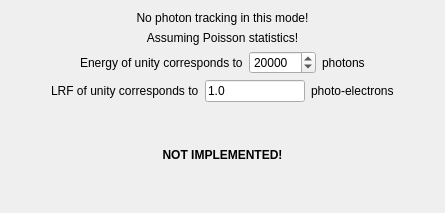
          <widget class="QWidget" name="pageFromLRFs">
           <layout class="QVBoxLayout" name="verticalLayout_24">
            <item>
             <widget class="QLabel" name="label_228">
              <property name="text">
               <string>No photon tracking in this mode!</string>
              </property>
              <property name="alignment">
               <set>Qt::AlignCenter</set>
              </property>
             </widget>
            </item>
            <item>
             <widget class="QLabel" name="label_233">
              <property name="text">
               <string>Assuming Poisson statistics!</string>
              </property>
              <property name="alignment">
               <set>Qt::AlignCenter</set>
              </property>
             </widget>
            </item>
            <item>
             <layout class="QHBoxLayout" name="horizontalLayout_2">
              <item>
               <spacer name="horizontalSpacer_46">
                <property name="orientation">
                 <enum>Qt::Horizontal</enum>
                </property>
                <property name="sizeHint" stdset="0">
                 <size>
                  <width>40</width>
                  <height>20</height>
                 </size>
                </property>
               </spacer>
              </item>
              <item>
               <widget class="QLabel" name="label_206">
                <property name="font">
                 <font>
                  <bold>false</bold>
                 </font>
                </property>
                <property name="text">
                 <string>Energy of unity corresponds to</string>
                </property>
               </widget>
              </item>
              <item>
               <widget class="QSpinBox" name="sbPhotonsForUnitaryLRF">
                <property name="minimum">
                 <number>1</number>
                </property>
                <property name="maximum">
                 <number>10000000</number>
                </property>
                <property name="value">
                 <number>20000</number>
                </property>
               </widget>
              </item>
              <item>
               <widget class="QLabel" name="label_207">
                <property name="font">
                 <font>
                  <bold>false</bold>
                 </font>
                </property>
                <property name="text">
                 <string>photons</string>
                </property>
               </widget>
              </item>
              <item>
               <spacer name="horizontalSpacer_45">
                <property name="orientation">
                 <enum>Qt::Horizontal</enum>
                </property>
                <property name="sizeHint" stdset="0">
                 <size>
                  <width>40</width>
                  <height>20</height>
                 </size>
                </property>
               </spacer>
              </item>
             </layout>
            </item>
            <item>
             <layout class="QHBoxLayout" name="horizontalLayout_3">
              <item>
               <spacer name="horizontalSpacer_47">
                <property name="orientation">
                 <enum>Qt::Horizontal</enum>
                </property>
                <property name="sizeHint" stdset="0">
                 <size>
                  <width>40</width>
                  <height>20</height>
                 </size>
                </property>
               </spacer>
              </item>
              <item>
               <widget class="QLabel" name="label_43">
                <property name="text">
                 <string>LRF of unity corresponds to</string>
                </property>
               </widget>
              </item>
              <item>
               <widget class="QLineEdit" name="ledNumElPerUnitaryLRF">
                <property name="minimumSize">
                 <size>
                  <width>50</width>
                  <height>0</height>
                 </size>
                </property>
                <property name="maximumSize">
                 <size>
                  <width>100</width>
                  <height>16777215</height>
                 </size>
                </property>
                <property name="text">
                 <string>1.0</string>
                </property>
               </widget>
              </item>
              <item>
               <widget class="QLabel" name="label_44">
                <property name="text">
                 <string>photo-electrons</string>
                </property>
               </widget>
              </item>
              <item>
               <spacer name="horizontalSpacer_44">
                <property name="orientation">
                 <enum>Qt::Horizontal</enum>
                </property>
                <property name="sizeHint" stdset="0">
                 <size>
                  <width>40</width>
                  <height>20</height>
                 </size>
                </property>
               </spacer>
              </item>
             </layout>
            </item>
            <item>
             <spacer name="verticalSpacer_18">
              <property name="orientation">
               <enum>Qt::Vertical</enum>
              </property>
              <property name="sizeHint" stdset="0">
               <size>
                <width>20</width>
                <height>40</height>
               </size>
              </property>
             </spacer>
            </item>
            <item>
             <widget class="QLabel" name="label_7">
              <property name="font">
               <font>
                <bold>true</bold>
               </font>
              </property>
              <property name="text">
               <string>NOT IMPLEMENTED!</string>
              </property>
              <property name="alignment">
               <set>Qt::AlignCenter</set>
              </property>
             </widget>
            </item>
            <item>
             <spacer name="verticalSpacer_20">
              <property name="orientation">
               <enum>Qt::Vertical</enum>
              </property>
              <property name="sizeHint" stdset="0">
               <size>
                <width>20</width>
                <height>40</height>
               </size>
              </property>
             </spacer>
            </item>
           </layout>
          </widget>
